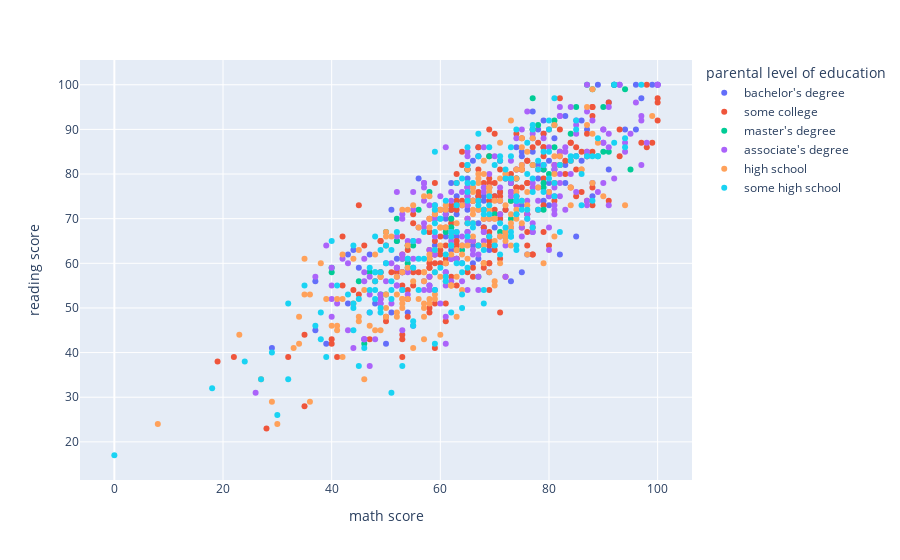

The cell this chart's notebook holds for it:
### Markdown cell above
## Relationship Between Math and Reading Scores

### Code cell
fig6=px.scatter(df,x='math score',y='reading score',color='parental level of education')
fig6.show()

### Figure 1 — Plotly figure (JSON) as saved in the notebook; plotly's stock layout.template omitted (floating-point values rounded to 4 significant figures; data arrays with more than 128 entries replaced by an {"elided": "..."} marker saying what was removed)
{"data": [{"hovertemplate": "parental level of education=bachelor's degree<br>math score=%{x}<br>reading score=%{y}<extra></extra>", "legendgroup": "bachelor's degree", "marker": {"color": "#636efa", "symbol": "circle"}, "mode": "markers", "name": "bachelor's degree", "orientation": "v", "showlegend": true, "type": "scatter", "x": [72, 74, 67, 79, 80, 65, 65, 68, 99, 75, 78, 79, 51, 74, 58, 68, 77, 54, 96, 43, 77, 78, 82, 67, 83, 63, 80, 63, 69, 83, 73, 73, 88, 65, 66, 67, 59, 63, 83, 77, 52, 61, 49, 61, 59, 66, 64, 51, 71, 86, 37, 79, 100, 53, 75, 71, 76, 81, 55, 86, 69, 29, 66, 85, 87, 96, 48, 92, 68, 91, 63, 44, 68, 92, 56, 94, 37, 88, 62, 61, 66, 65, 77, 66, 59, 79, 87, 62, 80, 50, 70, 75, 62, 91, 59, 45, 61, 78, 74, 64, 97, 65, 39, 43, 63, 71, 55, 93, 67, 70, 50, 52, 47, 100, 70, 75, 89, 62], "xaxis": "x", "y": [72, 71, 69, 74, 78, 72, 67, 74, 100, 85, 82, 92, 49, 79, 55, 75, 67, 49, 100, 51, 88, 79, 62, 86, 82, 66, 83, 75, 63, 78, 56, 79, 75, 73, 60, 61, 64, 71, 93, 94, 65, 72, 58, 66, 70, 64, 73, 72, 74, 83, 56, 89, 100, 58, 58, 76, 62, 88, 59, 92, 58, 41, 83, 66, 90, 90, 51, 100, 68, 96, 73, 63, 68, 100, 79, 90, 45, 78, 63, 58, 74, 81, 85, 74, 72, 81, 84, 72, 73, 60, 68, 73, 78, 81, 54, 59, 70, 90, 86, 60, 97, 79, 42, 62, 64, 70, 46, 100, 75, 64, 42, 61, 62, 100, 75, 84, 100, 72], "yaxis": "y"}, {"hovertemplate": "parental level of education=some college<br>math score=%{x}<br>reading score=%{y}<extra></extra>", "legendgroup": "some college", "marker": {"color": "#EF553B", "symbol": "circle"}, "mode": "markers", "name": "some college", "orientation": "v", "showlegend": true, "type": "scatter", "x": {"elided": "226 int values"}, "xaxis": "x", "y": {"elided": "226 int values"}, "yaxis": "y"}, {"hovertemplate": "parental level of education=master's degree<br>math score=%{x}<br>reading score=%{y}<extra></extra>", "legendgroup": "master's degree", "marker": {"color": "#00cc96", "symbol": "circle"}, "mode": "markers", "name": "master's degree", "orientation": "v", "showlegend": true, "type": "scatter", "x": [90, 50, 46, 73, 62, 56, 62, 87, 82, 89, 49, 81, 58, 81, 52, 62, 69, 45, 80, 65, 77, 85, 79, 73, 70, 47, 55, 74, 40, 79, 77, 54, 64, 79, 61, 61, 53, 54, 84, 40, 95, 94, 81, 67, 79, 77, 52, 54, 90, 91, 71, 81, 50, 85, 73, 72, 78, 92, 88], "xaxis": "x", "y": [95, 53, 42, 74, 70, 72, 68, 100, 82, 84, 53, 92, 76, 91, 70, 68, 84, 56, 80, 81, 82, 95, 81, 70, 71, 58, 64, 79, 59, 78, 97, 59, 63, 72, 67, 71, 61, 60, 89, 58, 81, 99, 81, 57, 77, 90, 65, 64, 85, 85, 67, 86, 67, 84, 78, 66, 91, 100, 99], "yaxis": "y"}, {"hovertemplate": "parental level of education=associate's degree<br>math score=%{x}<br>reading score=%{y}<extra></extra>", "legendgroup": "associate's degree", "marker": {"color": "#ab63fa", "symbol": "circle"}, "mode": "markers", "name": "associate's degree", "orientation": "v", "showlegend": true, "type": "scatter", "x": {"elided": "222 int values"}, "xaxis": "x", "y": {"elided": "222 int values"}, "yaxis": "y"}, {"hovertemplate": "parental level of education=high school<br>math score=%{x}<br>reading score=%{y}<extra></extra>", "legendgroup": "high school", "marker": {"color": "#FFA15A", "symbol": "circle"}, "mode": "markers", "name": "high school", "orientation": "v", "showlegend": true, "type": "scatter", "x": {"elided": "196 int values"}, "xaxis": "x", "y": {"elided": "196 int values"}, "yaxis": "y"}, {"hovertemplate": "parental level of education=some high school<br>math score=%{x}<br>reading score=%{y}<extra></extra>", "legendgroup": "some high school", "marker": {"color": "#19d3f3", "symbol": "circle"}, "mode": "markers", "name": "some high school", "orientation": "v", "showlegend": true, "type": "scatter", "x": {"elided": "179 int values"}, "xaxis": "x", "y": {"elided": "179 int values"}, "yaxis": "y"}], "layout": {"autosize": true, "legend": {"title": {"text": "parental level of education"}, "tracegroupgap": 0}, "margin": {"t": 60}, "xaxis": {"anchor": "y", "autorange": true, "domain": [0, 1], "range": [-6.138, 106.1], "title": {"text": "math score"}, "type": "linear"}, "yaxis": {"anchor": "x", "autorange": true, "domain": [0, 1], "range": [10.57, 106.4], "title": {"text": "reading score"}, "type": "linear"}}}
